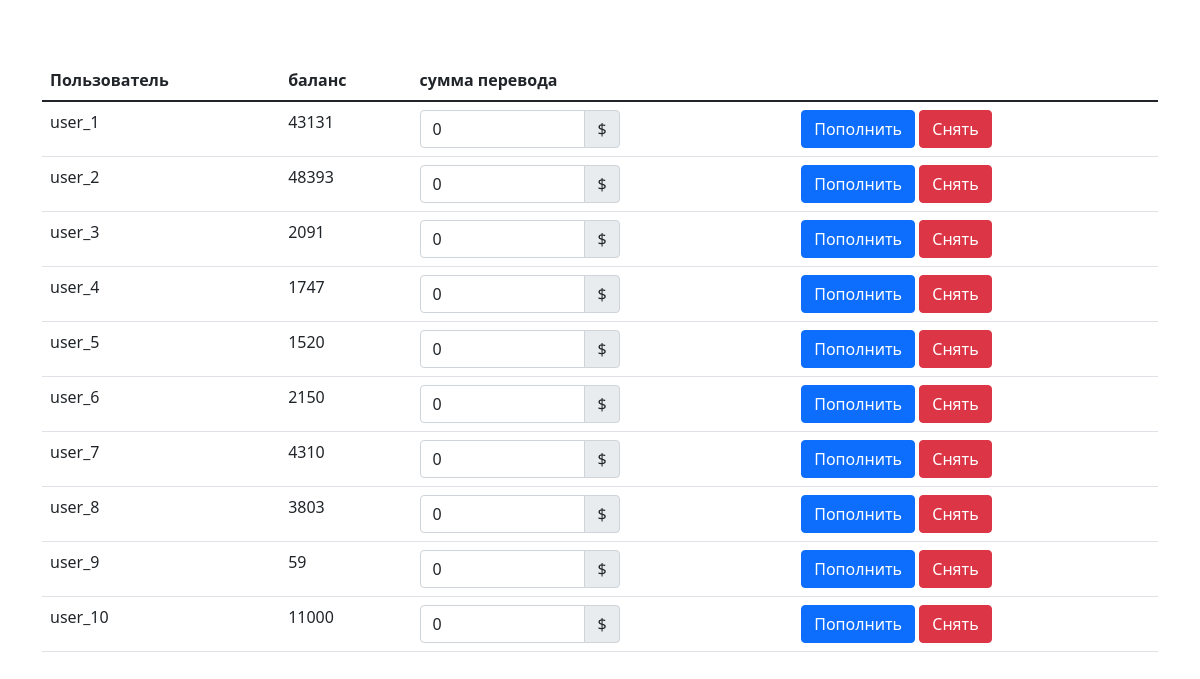
/main/, run on the app's committed database.
### main/models.py (models this page shows)
class UserModel(models.Model):
    username = models.CharField(max_length=100, verbose_name="Имя", unique=True)
    balance = models.PositiveIntegerField(default=0, verbose_name="Баланс")

### main/views.py (the view)
# urls.py: path('', main, name="index"),
def main(request):
    users = UserModel.objects.all()
    return render(request, 'main/index.html', context={'objects_list': users})

### main/templates/main/index.html (shortened to what this page needs)
<!DOCTYPE html>
<html lang="en">
<head>
    <link href="https://cdn.jsdelivr.net/npm/bootstrap@5.1.3/dist/css/bootstrap.min.css" rel="stylesheet"
>
</head>
<body>
<div class="container" style="margin-top: 60px;">
    <table class="table">
      <thead>
        <tr>
          <th scope="col">Пользователь</th>
          <th scope="col">баланс</th>
          <th scope="col">сумма перевода</th>
          <th scope="col"></th>
        </tr>
      </thead>
      <tbody>
        {% for user in objects_list %}
        <tr>
          <td >{{user.username}}</td>
          <td>{{user.balance}}</td>
          <td><div class="input-group" style="width: 200px;">
              <input id="input_{{user.id}}" type="number" min=0 value=0 class="form-control" aria-label="Dollar amount (with dot and two decimal places)">
              <span class="input-group-text">$</span>
            </div>
          </td>
          <td><button id="button_deposit_{{user.id}}" type="button" class="btn btn-primary click_deposit">Пополнить</button>
              <button id="button_withdrawal_{{user.id}}" type="button" class="btn btn-danger click_withdrawal">Снять</button></td>
        </tr>
        {%endfor%}
      </tbody>
    </table>
</div>
</body>
</html>

### data on the page
UserModel: username "user_1", balance "43131"
UserModel: username "user_2", balance "48393"
UserModel: username "user_3", balance "2091"
UserModel: username "user_4", balance "1747"
UserModel: username "user_5", balance "1520"
UserModel: username "user_6", balance "2150"
UserModel: username "user_7", balance "4310"
UserModel: username "user_8", balance "3803"
UserModel: username "user_9", balance "59"
UserModel: username "user_10", balance "11000"
